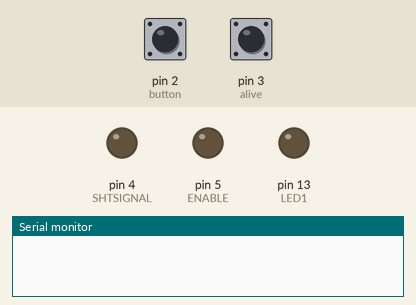
Simulated run of this sketch. Board: Arduino Uno, built with avr-gcc and run on an emulated ATmega328P. Parts: output pins drawn as LEDs (lit = HIGH), the last lines printed to the serial monitor. Inputs (shaded band) come from the test bench; at power-on: pin 2 (button) HIGH, pin 3 (alive) LOW.

Above: at 1.2 s.
1.3 s: pin 2 (button) pulled LOW for 0.15 s
At 2.6 s:
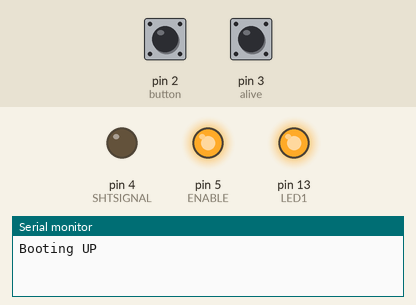
2.9 s: pin 2 (button) pulled LOW for 3.2 s
At 4.44 s:
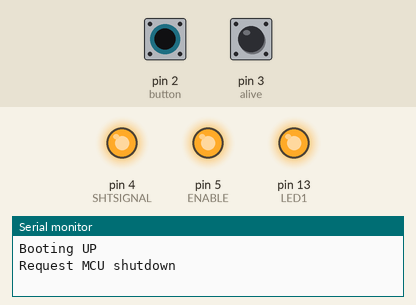
7.6 s: pin 3 (alive) pulsed HIGH 2 times (0.12 s each, 0.3 s apart)
At 11.1 s:
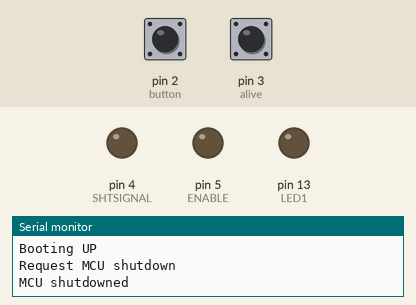
11.2 s: pin 2 (button) pulled LOW for 3.2 s
At 12.75 s:
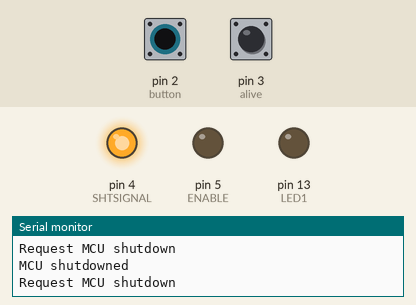
15.9 s: pin 2 (button) pulled LOW for 1 s
At 17.3 s:
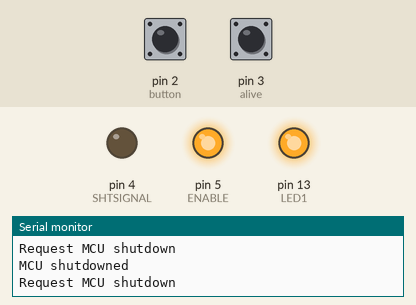
Timing chart, 0 to 18.9 s (numbered marks = the images above; inputs shaded):
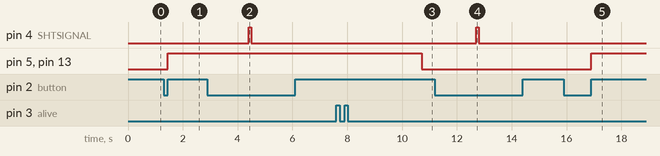

The sketch:

atx.ino
```cpp
int LED1 = 13;
int button = 2;
int alive = 3;
int SHTSIGNAL = 4;
int ENABLE = 5;

boolean LED1State = false;

long buttonTimer = 0;
long longPressTime = 1500;
long veryLongPressTime = 5000;

boolean buttonActive = false;
boolean longPressActive = false;
boolean veryLongPressActive = false;

struct {
  int OFF;
  int ON;
  int UNDERSHUTDOWN;
  int UNDERBOOTUP;
} PowerStates {0, 1, 2 ,3};

int powerState = PowerStates.OFF;

void setup() {
  Serial.begin(9600);
  pinMode(LED1, OUTPUT);
  digitalWrite(LED1, false);
  pinMode(ENABLE, OUTPUT);
  digitalWrite(ENABLE, false);
  pinMode(SHTSIGNAL, OUTPUT);
  digitalWrite(SHTSIGNAL, false);
  pinMode(button, INPUT_PULLUP);
  pinMode(alive, INPUT);
}

void switchPowerOn() {
  digitalWrite(LED1, true);
  digitalWrite(ENABLE, true);
}

void switchPowerOff() {
  delay(3000);
  digitalWrite(LED1, false);
  digitalWrite(ENABLE, false);
}

void sendShutdownSignal() {
  Serial.println("Request MCU shutdown");
  digitalWrite(SHTSIGNAL, true);
  delay(100);
  digitalWrite(SHTSIGNAL, false);
}

void loop() {
  if (digitalRead(button) == LOW) {
    if (buttonActive == false) {
      buttonActive = true;
      buttonTimer = millis();
    }

    if ((millis() - buttonTimer > longPressTime) && (longPressActive == false)) {
      longPressActive = true;
      powerState = PowerStates.UNDERSHUTDOWN;
      sendShutdownSignal();
    }

    if ((millis() - buttonTimer > veryLongPressTime) && (veryLongPressActive == false)) {
      veryLongPressActive = true;
      Serial.println("Hard shutdown");
      powerState = PowerStates.OFF;
      switchPowerOff();
    }
  } else {
    if (buttonActive == true) {
      if (veryLongPressActive == true) {
        veryLongPressActive = false;
      }
      if (longPressActive == true) {
        longPressActive = false;
      } else {
        switchPowerOn();
        if(powerState == PowerStates.OFF) {
          powerState = PowerStates.UNDERBOOTUP;
          Serial.println("Booting UP");
        }
      }
      buttonActive = false;
    }

    if(digitalRead(alive) == HIGH) {
      /*if(powerState == PowerStates.OFF) {
         powerState = PowerStates.ON;
         Serial.println("MCU booted UP alone");
         digitalWrite(LED1, true);
      }*/

      if(powerState == PowerStates.UNDERBOOTUP) {
        powerState = PowerStates.ON;
        Serial.println("MCU booted UP");
      }

      if(powerState == PowerStates.UNDERSHUTDOWN) {
        powerState = PowerStates.ON;
      }
    } else {
      if(powerState == PowerStates.ON) {
        powerState = PowerStates.OFF;
        Serial.println("MCU shutdowned");
        switchPowerOff();
      }
    }
  }
}
```

Measured:
- after the input at 1.3 s, pin 5 (ENABLE), pin 13 (LED1): LOW → HIGH after 0.15 s
- after the input at 2.9 s, pin 4 (SHTSIGNAL): LOW → HIGH after 1.5 s, → LOW 0.10 s later
- after the input at 7.6 s, pin 5 (ENABLE), pin 13 (LED1): HIGH → LOW after 3.1 s
- after the input at 11.2 s, pin 4 (SHTSIGNAL): LOW → HIGH after 1.5 s, → LOW 0.10 s later
- after the input at 15.9 s, pin 5 (ENABLE), pin 13 (LED1): LOW → HIGH after 1.0 s
